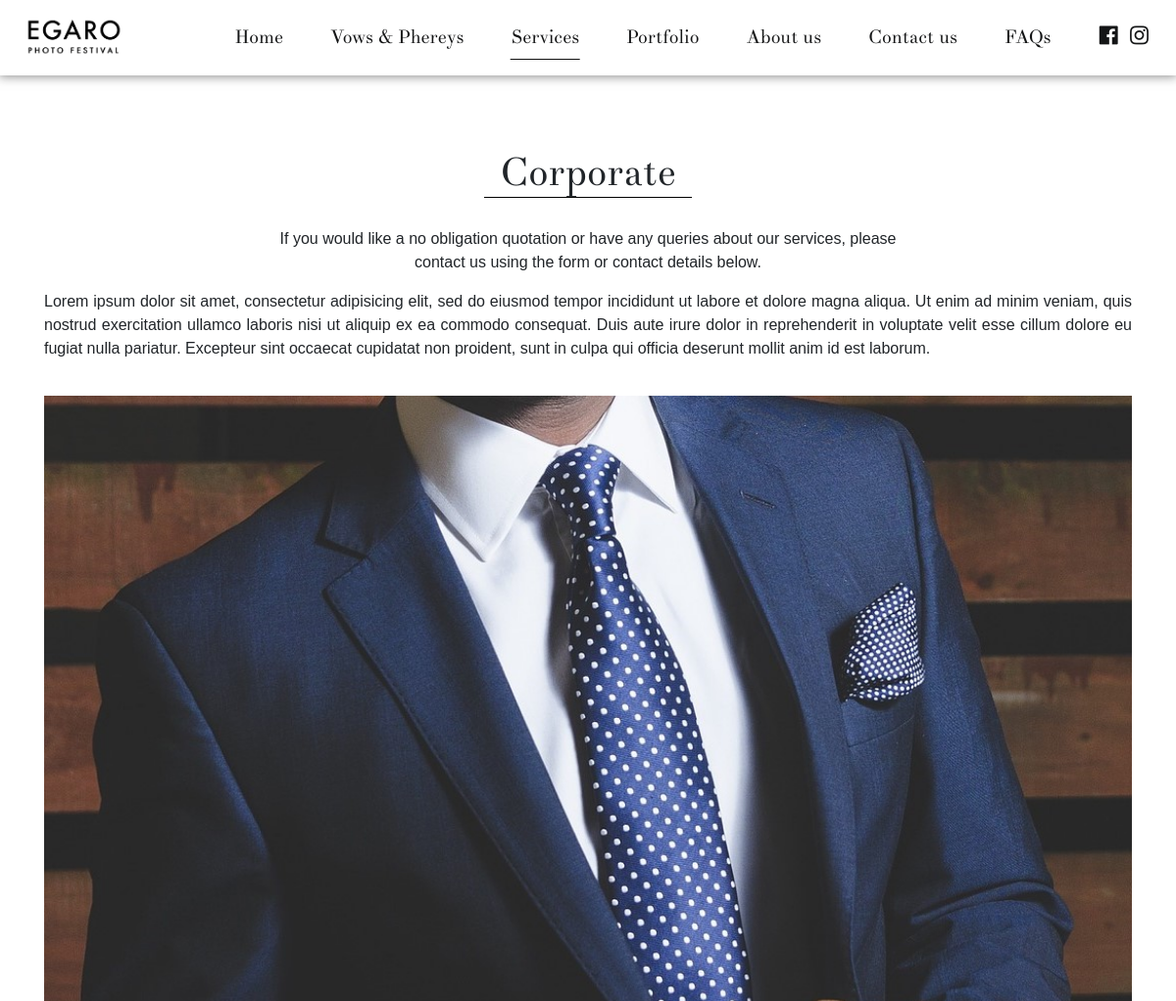
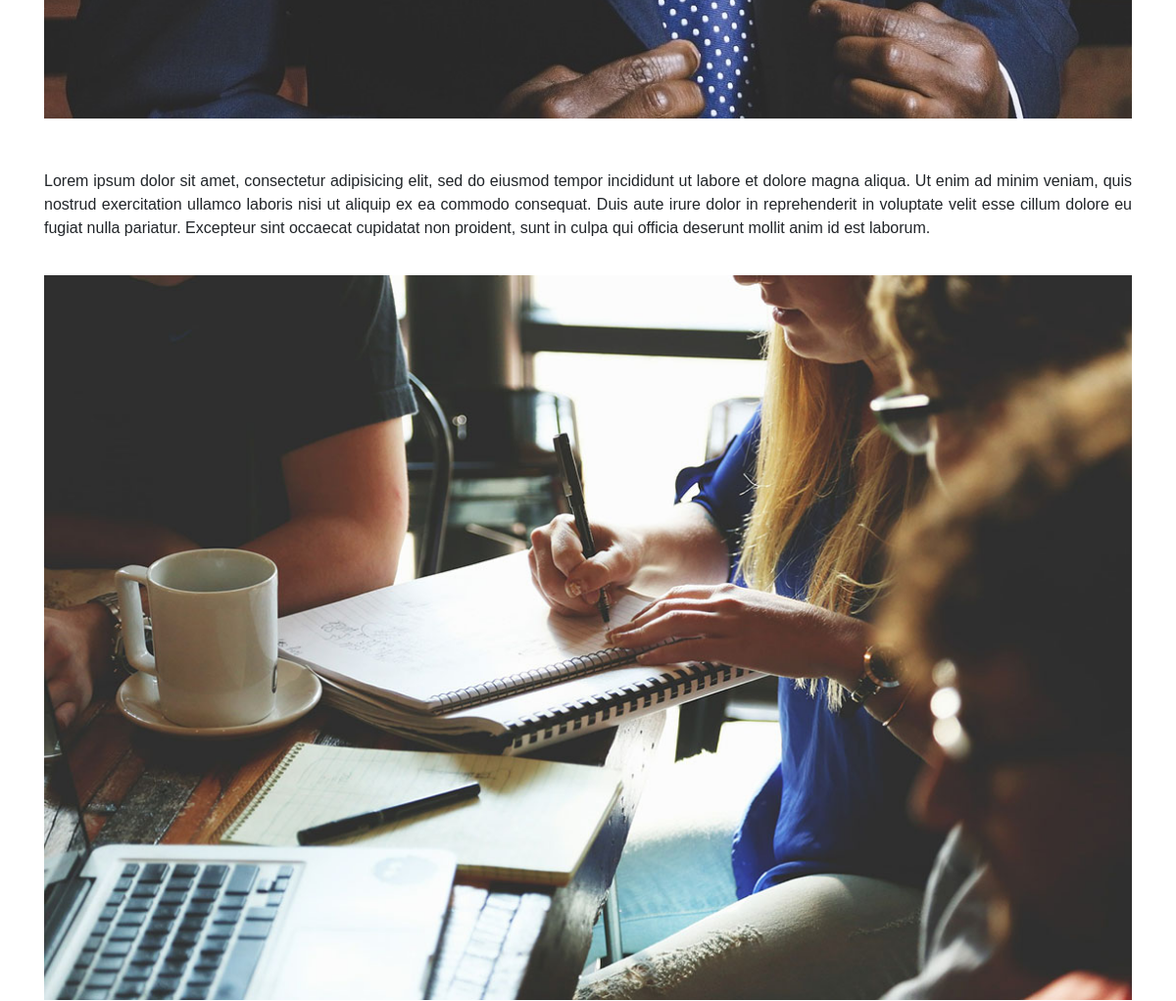
/services/corporate.php (upper part), run on an earlier commit of the app's database (2 pictures, top to bottom).
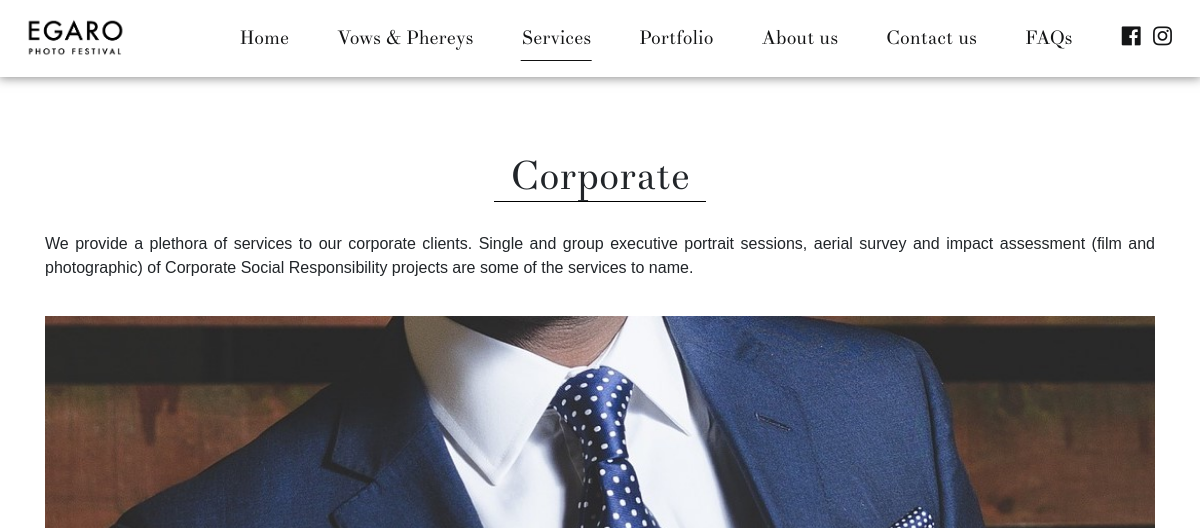
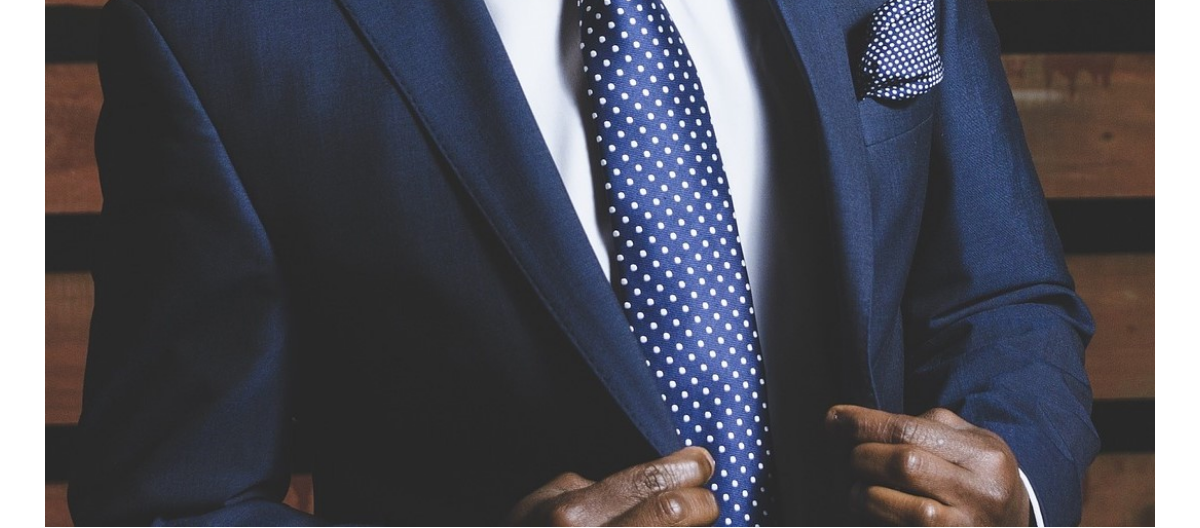
And on a later commit of the database (2 pictures, top to bottom).
### tables this page shows
CREATE TABLE IF NOT EXISTS `services_meta` (
  `service_id` tinyint(2) NOT NULL,
  `service_name` varchar(128) NOT NULL,
  `content` varchar(1024) NOT NULL,
  `count` tinyint(2) NOT NULL,
  PRIMARY KEY (`service_id`)
);

### services/corporate.php (the view, shortened to what this page needs)
<?php
    require_once("../common/common.php");
    require_once("../config/db-config.php");
    $query = "SELECT `content`, `count` FROM `services_meta` WHERE `service_id` = 4";
    $result = mysqli_query($conn, $query);
    $row = mysqli_fetch_array($result, MYSQLI_ASSOC);
    $content_top = $row['content'];
    $count = $row['count'];
    $query = "SELECT `serial`, `heading`, `content` FROM `services` WHERE `service_id` = 4";
    $result = mysqli_query($conn, $query);
    $content = array();
    for($i = 0; $i < $count; $i ++) {
        $row = mysqli_fetch_array($result, MYSQLI_ASSOC);
        $content[] = $row['content'];
    }
?>
<!DOCTYPE html>
<html>
    <head>
        <?= $head ?>
        <link rel="stylesheet" href="../assets/css/services.css" />
    </head>
    <body class="">
        <?= $header ?>
        <main>
            <div class="pad-t-5 container">
                <h1><span class="pad-h-1 b-b-black">Corporate</span></h1>
                <p class="content-w-60">
                    <?= $content_top ?>
                </p>
            </div>
            <?php
                for($i = 1; $i <= $count; $i ++) {
            ?>
            <div class="services-block container pad-btm-3">
                <div class="content">
                    <?= $content[($i - 1)] ?>
                </div>
                <div class="row">
                    <div class="col-12">
                        <img class="img-res" src="../images/services/corporate/<?= $i ?>.jpg" alt="">
                    </div>
                </div>
            </div>
            <?php
                }
            ?>
        </main>
    </body>
</html>

What changed in the data, as far as the page shows it:
no longer on this page (row edited): services_meta: content "If you would like a no obligation quotation or have any queries about our services, please contact us using the form or contact details below.", count 2 (drawn)
Also different on the page:
new list line: "We provide a plethora of services to our corporate clients. Single and group executive portrait sessions, aerial survey and impact assessment (film and photographic) of Corporate Social Responsibility projects are some of the services to name."
list line gone: "Lorem ipsum dolor sit amet, consectetur adipisicing elit, sed do eiusmod tempor incididunt ut labore et dolore magna aliqua. Ut enim ad minim veniam, quis nostrud exercitation ullamco laboris nisi ut aliquip ex ea commodo consequat. Duis aute irure dolor in reprehenderit in voluptate velit esse cillum dolore eu fugiat nulla pariatur. Excepteur sint occaecat cupidatat non proident, sunt in culpa qui officia deserunt mollit anim id est laborum."
